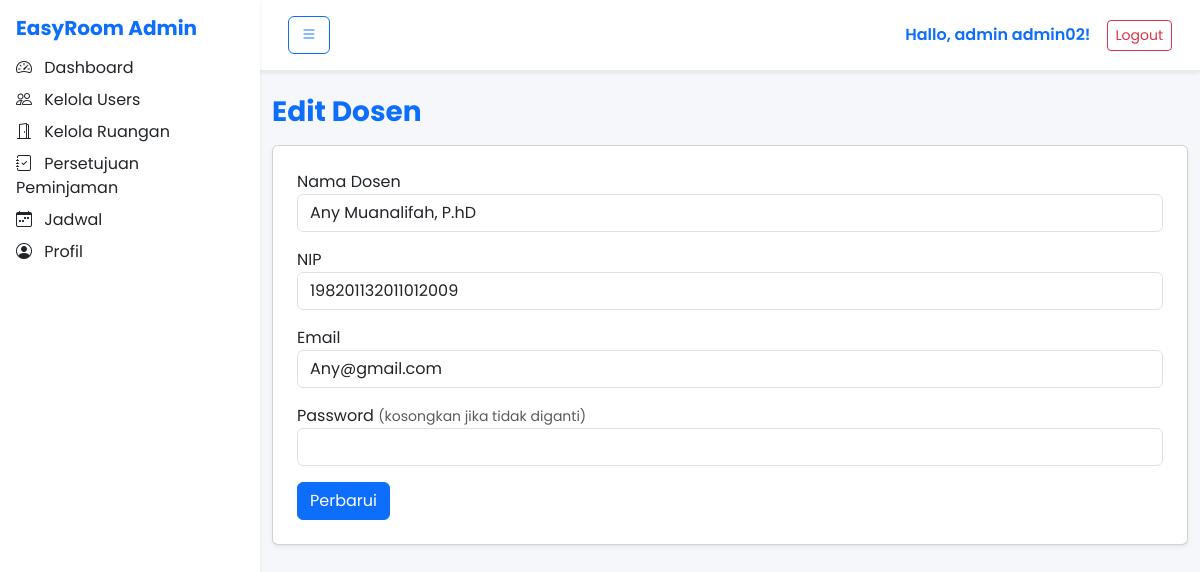
The app's page /admin/user_edit.php?role=dosen&id=DSN1KV9L6 (signed in) with its own data.
### tables this page shows
CREATE TABLE `dosen` (
  `id_dosen` varchar(15) NOT NULL,
  `nama_dosen` varchar(100) NOT NULL,
  `nip` varchar(20) DEFAULT NULL,
  `email` varchar(100) DEFAULT NULL,
  `password` varchar(255) NOT NULL
);

### admin/user_edit.php (the view, shortened to what this page needs)
<?php
require_once __DIR__ . '/../config.php';
$role = $_GET['role'] ?? '';
$id   = $_GET['id'] ?? '';
$id_safe = $conn->real_escape_string($id);
switch ($role) {
    case "dosen":
        $data = $conn->query("SELECT * FROM dosen WHERE id_dosen = '$id_safe'")->fetch_assoc();
        break;
}
?>
<!doctype html>
<html lang="id">
<head>
    <link rel="stylesheet" href="https://cdn.jsdelivr.net/npm/bootstrap@5.3.3/dist/css/bootstrap.min.css">
    <link rel="stylesheet" href="https://cdn.jsdelivr.net/npm/bootstrap-icons@1.11.3/font/bootstrap-icons.css">
    <link rel="stylesheet" href="https://unpkg.com/aos@2.3.1/dist/aos.css">
    <link rel="stylesheet" href="../assets/css/style.css">
</head>
<body>
    <?php include 'sidebar.php'; ?>
    <div class="content">
        <?php include 'header.php'; ?>
        <div class="container py-4">
            <h3 class="fw-bold text-primary mb-3">Edit <?= ucfirst($role); ?></h3>
            <div class="card p-4 shadow-sm">
                <form action="../backend/admin/user_action.php" method="post">
                    <?php if ($role == 'admin'): ?>
                        <div class="mb-3">
                            <label>Nama Admin</label>
                            <input type="text" name="nama_admin" class="form-control" required
                                value="<?= $data['nama_admin']; ?>">
                        </div>
                        <div class="mb-3">
                            <label>Username</label>
                            <input type="text" name="username" class="form-control" required
                                value="<?= $data['username']; ?>">
                        </div>
                    <?php elseif ($role == 'dosen'): ?>
                        <div class="mb-3">
                            <label>Nama Dosen</label>
                            <input type="text" name="nama_dosen" class="form-control" required
                                value="<?= $data['nama_dosen']; ?>">
                        </div>
                        <div class="mb-3">
                            <label>NIP</label>
                            <input type="text" name="nip" class="form-control" required
                                value="<?= $data['nip']; ?>">
                        </div>
                        <div class="mb-3">
                            <label>Email</label>
                            <input type="email" name="email" class="form-control" required
                                value="<?= $data['email']; ?>">
                        </div>
                    <?php endif; ?>
                    <div class="mb-3">
                        <label>Password <small class="text-muted">(kosongkan jika tidak diganti)</small></label>
                        <input type="text" name="password" class="form-control">
                    </div>
                    <button class="btn btn-primary">Perbarui</button>
                </form>
            </div>
        </div>
    </div>
</body>
</html>

### assets/css/style.css (style rules this page uses)
body { font-family: "Poppins", sans-serif; background: #f5f7fb; color: #1f2933; }

### admin/sidebar.php (style rules this page uses)
:root { --sidebar-width: 260px; }
.content { margin-left: var(--sidebar-width); transition: margin-left 0.3s ease-in-out; width: calc(100% - var(--sidebar-width)); }

### records on screen
dosen: nama_dosen "Any Muanalifah, P.hD", nip "198201132011012009", email "Any@gmail.com"

### other values on screen
$user['nama'] "admin02"
$role "Dosen"
